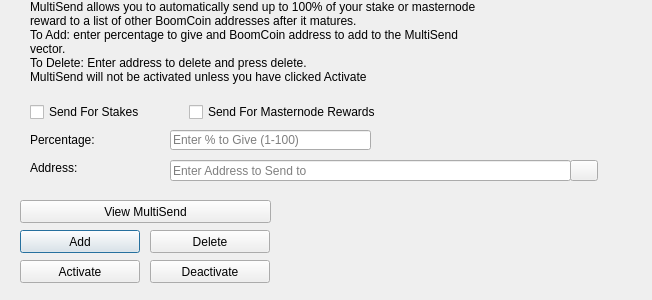
<?xml version="1.0" encoding="UTF-8"?>
<ui version="4.0">
 <class>MultiSendDialog</class>
 <widget class="QDialog" name="MultiSendDialog">
  <property name="windowModality">
   <enum>Qt::NonModal</enum>
  </property>
  <property name="geometry">
   <rect>
    <x>0</x>
    <y>0</y>
    <width>652</width>
    <height>300</height>
   </rect>
  </property>
  <property name="windowTitle">
   <string>MultiSend</string>
  </property>
  <widget class="QLineEdit" name="multiSendPercentEdit">
   <property name="geometry">
    <rect>
     <x>170</x>
     <y>130</y>
     <width>201</width>
     <height>20</height>
    </rect>
   </property>
   <property name="toolTip">
    <string>Enter whole numbers 1 - 100</string>
   </property>
   <property name="placeholderText">
    <string>Enter % to Give (1-100)</string>
   </property>
  </widget>
  <widget class="QLineEdit" name="multiSendAddressEdit">
   <property name="geometry">
    <rect>
     <x>170</x>
     <y>160</y>
     <width>401</width>
     <height>21</height>
    </rect>
   </property>
   <property name="toolTip">
    <string/>
   </property>
   <property name="placeholderText">
    <string>Enter Address to Send to</string>
   </property>
  </widget>
  <widget class="QLabel" name="label_2">
   <property name="geometry">
    <rect>
     <x>30</x>
     <y>0</y>
     <width>451</width>
     <height>121</height>
    </rect>
   </property>
   <property name="lineWidth">
    <number>1</number>
   </property>
   <property name="text">
    <string>MultiSend allows you to automatically send up to 100% of your stake or masternode reward to a list of other BoomCoin addresses after it matures.
To Add: enter percentage to give and BoomCoin address to add to the MultiSend vector.
To Delete: Enter address to delete and press delete.
MultiSend will not be activated unless you have clicked Activate</string>
   </property>
   <property name="alignment">
    <set>Qt::AlignLeading|Qt::AlignLeft|Qt::AlignTop</set>
   </property>
   <property name="wordWrap">
    <bool>true</bool>
   </property>
  </widget>
  <widget class="QLabel" name="message">
   <property name="geometry">
    <rect>
     <x>290</x>
     <y>200</y>
     <width>351</width>
     <height>91</height>
    </rect>
   </property>
   <property name="text">
    <string/>
   </property>
  </widget>
  <widget class="QPushButton" name="addButton">
   <property name="geometry">
    <rect>
     <x>20</x>
     <y>230</y>
     <width>120</width>
     <height>23</height>
    </rect>
   </property>
   <property name="toolTip">
    <string/>
   </property>
   <property name="statusTip">
    <string>Add to MultiSend Vector</string>
   </property>
   <property name="text">
    <string>Add</string>
   </property>
  </widget>
  <widget class="QPushButton" name="disableButton">
   <property name="geometry">
    <rect>
     <x>150</x>
     <y>260</y>
     <width>120</width>
     <height>23</height>
    </rect>
   </property>
   <property name="statusTip">
    <string>Deactivate MultiSend</string>
   </property>
   <property name="text">
    <string>Deactivate</string>
   </property>
  </widget>
  <widget class="QPushButton" name="addressBookButton">
   <property name="geometry">
    <rect>
     <x>570</x>
     <y>160</y>
     <width>28</width>
     <height>21</height>
    </rect>
   </property>
   <property name="toolTip">
    <string>Choose an address from the address book</string>
   </property>
   <property name="text">
    <string/>
   </property>
   <property name="icon">
    <iconset resource="../BoomCoin.qrc">
     <normaloff>:/icons/address-book</normaloff>:/icons/address-book</iconset>
   </property>
   <property name="shortcut">
    <string>Alt+A</string>
   </property>
   <property name="autoDefault">
    <bool>false</bool>
   </property>
  </widget>
  <widget class="QLabel" name="label">
   <property name="geometry">
    <rect>
     <x>30</x>
     <y>130</y>
     <width>121</width>
     <height>20</height>
    </rect>
   </property>
   <property name="toolTip">
    <string>Percentage of stake to send</string>
   </property>
   <property name="text">
    <string>Percentage:</string>
   </property>
  </widget>
  <widget class="QLabel" name="label_5">
   <property name="geometry">
    <rect>
     <x>30</x>
     <y>160</y>
     <width>111</width>
     <height>16</height>
    </rect>
   </property>
   <property name="toolTip">
    <string>Address to send portion of stake to</string>
   </property>
   <property name="text">
    <string>Address:</string>
   </property>
  </widget>
  <widget class="QPushButton" name="deleteButton">
   <property name="geometry">
    <rect>
     <x>150</x>
     <y>230</y>
     <width>120</width>
     <height>23</height>
    </rect>
   </property>
   <property name="toolTip">
    <string/>
   </property>
   <property name="statusTip">
    <string>Delete Address From MultiSend Vector</string>
   </property>
   <property name="text">
    <string>Delete</string>
   </property>
  </widget>
  <widget class="QPushButton" name="activateButton">
   <property name="geometry">
    <rect>
     <x>20</x>
     <y>260</y>
     <width>120</width>
     <height>23</height>
    </rect>
   </property>
   <property name="statusTip">
    <string>Activate MultiSend</string>
   </property>
   <property name="text">
    <string>Activate</string>
   </property>
  </widget>
  <widget class="QPushButton" name="viewButton">
   <property name="geometry">
    <rect>
     <x>20</x>
     <y>200</y>
     <width>251</width>
     <height>23</height>
    </rect>
   </property>
   <property name="toolTip">
    <string/>
   </property>
   <property name="statusTip">
    <string>View MultiSend Vector</string>
   </property>
   <property name="text">
    <string>View MultiSend</string>
   </property>
  </widget>
  <widget class="QWidget" name="horizontalLayoutWidget">
   <property name="geometry">
    <rect>
     <x>30</x>
     <y>100</y>
     <width>351</width>
     <height>24</height>
    </rect>
   </property>
   <layout class="QHBoxLayout" name="horizontalLayout">
    <item>
     <widget class="QCheckBox" name="multiSendStakeCheckBox">
      <property name="text">
       <string>Send For Stakes</string>
      </property>
     </widget>
    </item>
    <item>
     <widget class="QCheckBox" name="multiSendMasternodeCheckBox">
      <property name="text">
       <string>Send For Masternode Rewards</string>
      </property>
     </widget>
    </item>
   </layout>
  </widget>
 </widget>
 <resources>
  <include location="../BoomCoin.qrc"/>
 </resources>
 <connections/>
</ui>
